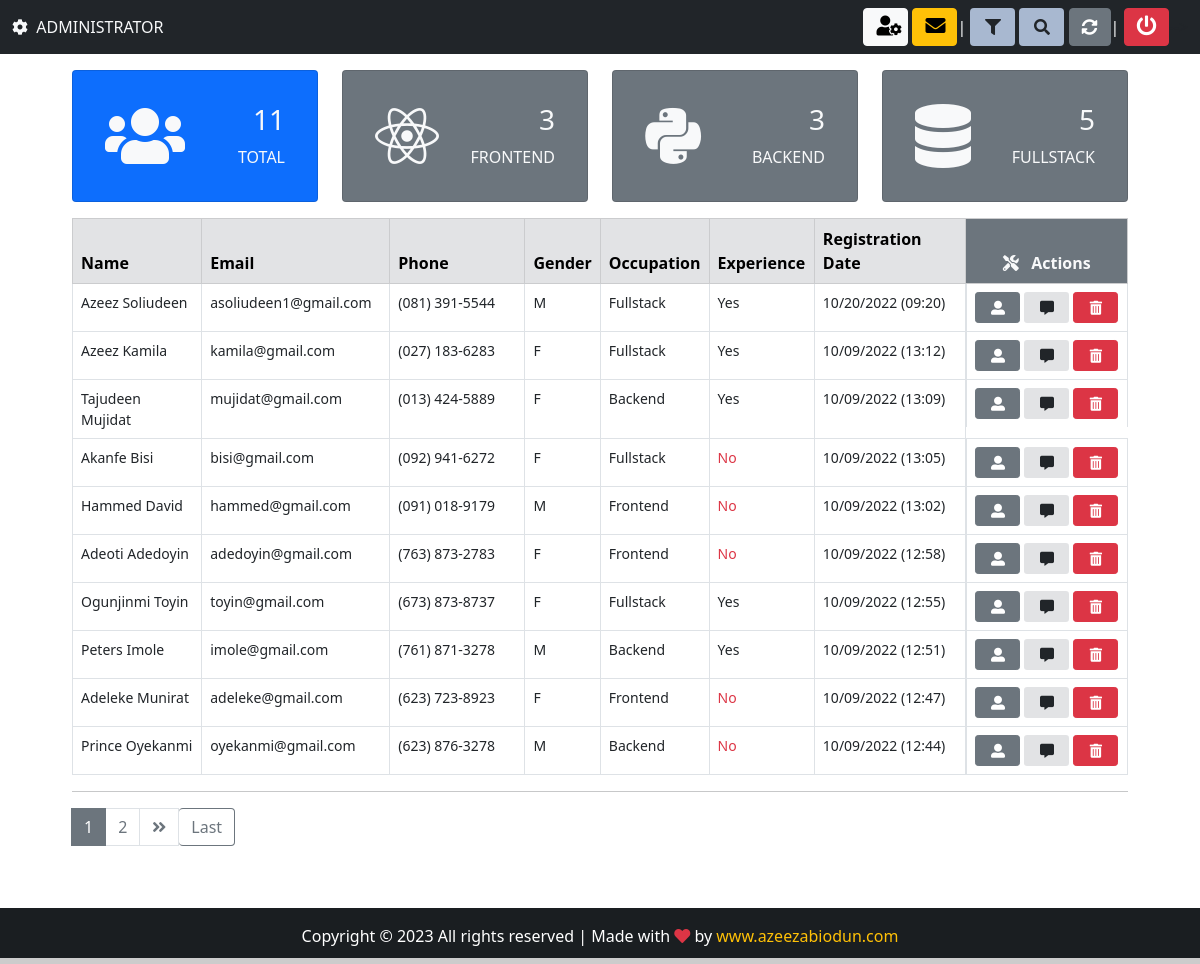
/candidates/ (signed in), run on an earlier commit of the app's database.
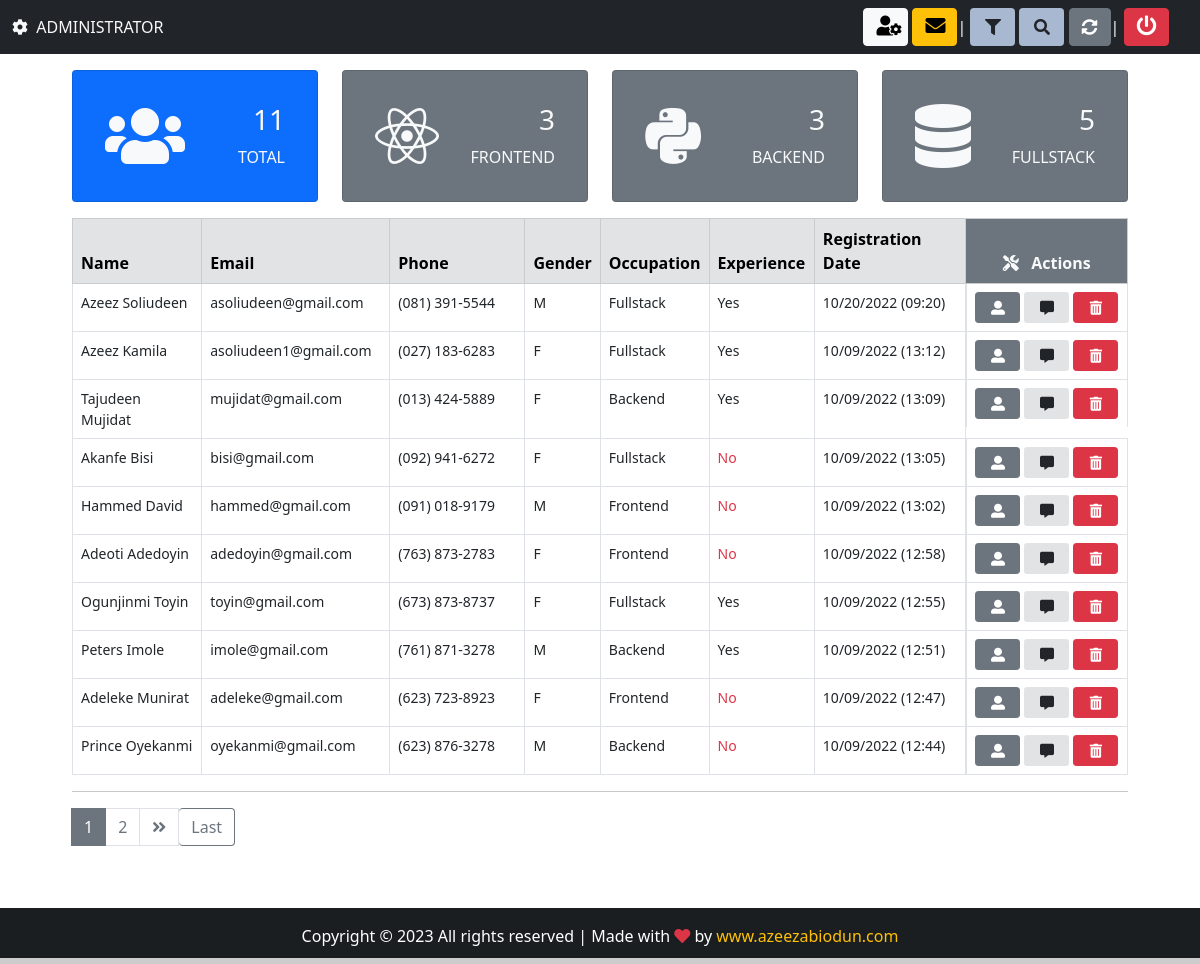
And on a later commit of the database.
### app/models.py (models this page shows, shortened)
class candidate(models.Model):
    first_name = models.CharField(max_length=50)
    last_name = models.CharField(max_length=50)
    job = models.CharField(max_length=5, verbose_name='Job code')
    birth =models.DateField(auto_now=False, auto_now_add=False, verbose_name='Birthday')
    phone = models.CharField(max_length=18)
    personality = models.CharField(max_length=50, null=True, choices=PERSONALITY)
    salary = models.CharField(max_length=50, verbose_name='Salary expectation')
    gender = models.CharField(max_length=7)
    experience = models.BooleanField(null=True)
    smoker = models.CharField(max_length=10, null=True, choices=SMOKER, default="")
    email = models.EmailField(max_length=50)
    message = models.TextField(verbose_name='Presentation')
    file = models.FileField(upload_to='resume', blank=True, verbose_name='Resume')
    image = models.ImageField(upload_to='photo', blank=True, verbose_name='Photo')
    created_at = models.DateTimeField(auto_now_add=True)
    updated_at = models.DateTimeField(auto_now=True)
    Situation = models.CharField(max_length=50, null=True, choices=SITUATION, default='Pending')
    company_note = models.TextField(blank=True)
    frameworks = MultiSelectField(choices=FRAMEWORKS, default="", max_length=50)
    languages = MultiSelectField(choices=LANGUAGES, default="", max_length=50)
    databases = MultiSelectField(choices=DATABASES, default="", max_length=50)
    libraries = MultiSelectField(choices=LIBRARIES, default="", max_length=50)
    mobile = MultiSelectField(choices=MOBILE, default="", max_length=50)
    others = MultiSelectField(choices=OTHERS, default="", max_length=50)
    institution = models.CharField(max_length=50)
    course = models.CharField(max_length=50)
    started_course = models.DateField(auto_now=False, auto_now_add=False)
    finished_course = models.DateField(auto_now=False, auto_now_add=False)
    about_course = models.TextField()
    status_course = models.CharField(max_length=50, null=True, choices=STATUS_COURSE)
    company = models.CharField(max_length=50)
    position = models.CharField(max_length=50)
    started_job = models.DateField(auto_now=False, auto_now_add=False)
    finished_job = models.DateField(auto_now=False, auto_now_add=False)
    about_job = models.TextField()
    employed = models.BooleanField(null=True, verbose_name='I am employed')
    remote = models.BooleanField(null=True, verbose_name='I agree to work remotely')
    travel = models.BooleanField(null=True, verbose_name="I'm available for travel")

### app/views.py (the view, shortened to what this page needs)
# urls.py: path('candidates/', views.Candidates, name='candidates'),
@login_required(login_url='loginpage')
@cache_control(no_cache=True, must_revalidate=True, no_store=True)
def Candidates(request):
    total = candidate.objects.all().count()
    frontend = candidate.objects.filter(job='FR-22')
    backend = candidate.objects.filter(job='BA-10').count()
    fullstack = candidate.objects.filter(job='FU-15').count()
    if request.method == 'POST':
        job = request.POST.get('job')
        gender = request.POST.get('gender')
        filter =  candidate.objects.filter(Q(job=job) | Q(gender=gender))
        context = {
            'candidates': filter,
            'total': total,
            'frontend': frontend,
            'backend': backend,
            'fullstack': fullstack,
            }
        return render(request, 'app/candidates.html', context)
    else:
        all_candidates_list = candidate.objects.all().order_by('-created_at')
    paginator = Paginator(all_candidates_list, 10) #10 is number of records to display on a Page
    page = request.GET.get('page')
    all_candidates = paginator.get_page(page)
    context={
        'candidates': all_candidates,
        'total': total,
        'frontend': frontend,
        'backend': backend,
        'fullstack': fullstack,
    }
    return render(request, 'app/candidates.html', context)

### app/templates/app/candidates.html (shortened to what the changed rows need)
{% extends 'base.html' %}
{% block content %}
<div class="container" style="width: 90%;">
<table class="table table-bordered text.center">
    <thead class="table-secondary">
        <tr>
            <th style="width: 13%;">Name</th>
            <th style="width: 18%;">Email</th>
            <th style="width: 14%;">Phone</th>
            <th style="width: 6%;">Gender</th>
            <th style="width: 10%;">Occupation</th>
            <th style="width: 10%;">Experience</th>
            <th style="width: 15%;">Registration Date</th>
            <th  colspan='2' style="width: 14%; text-align:center;" class="bg-secondary text-light">
                <i class="fas fa-tools"></i> &nbsp; Actions</th>
        </tr>
    </thead>
    <tbody style="font-size:14px;">
        {% for candidate in candidates %}
        <tr>
            <td id="top-border" label="Name">{{candidate.first_name}} {{candidate.last_name}}</td>
            <td id="sm-border" label="Email">{{candidate.email}}</td>
            <td id="sm-border" label="Phone">{{candidate.phone}}</td>
            <td id="sm-border" label="Gender">{{candidate.gender}}</td>
            {% if candidate.job == 'FR-22' %}
            <td id="sm-border" label="Occupation">Frontend</td>
            {% elif candidate.job == 'BA-10' %}
            <td id="sm-border" label="Occupation">Backend</td>
            {% else %}
            <td id="sm-border" label="Occupation">Fullstack</td>
            {% endif %}
            {% if candidate.experience == False %}
            <td id="sm-border" label="Experience"><span class="text-danger">No</span></td>
            {% else %}
            <td id="sm-border" label="Experience">Yes</td>
            {% endif %}
            <td id="sm-border" label="Received">{{candidate.created_at| date:'m/d/Y (H:i)'}}</td>
            <td class="btn-side">
                <a href="{% url 'candidate' candidate.id %}" class="btn btn-secondary my-btn2 btn-sm" title="view candidate">
                    <i class="fas fa-user-alt"></i>
                </a>
                 <a href="{% url 'chat-candidate' candidate.id %}" class="btn btn-sm my-btn2 ms-1" title="About candidate" style='background-color: #e2e3e5;'>
                    <i class="fas fa-comment-alt"></i>
                </a>
                {% if request.user.is_superuser %}
                    <a href="" class="btn btn-danger btn-sm ms-1 my-btn2" title="Delete" data-bs-toggle="modal" data-bs-target="#deleteModal{{ candidate.id }}">
                        <i class="fas fa-trash-alt"></i>
                    </a>
                {% endif %}
            </td>
            {% empty %}
            <td colspan="8" class="text-danger text-center"><strong>No record found</strong></td>
        </tr>
        {% endfor %}
    </tbody>
</table>
<br><br><br>
</div>
{% endblock content %}

What changed in the data, as far as the page shows it:
changed candidate "Soliudeen": email "asoliudeen1@gmail.com" → "asoliudeen@gmail.com"
changed candidate "Kamila": email "kamila@gmail.com" → "asoliudeen1@gmail.com"
